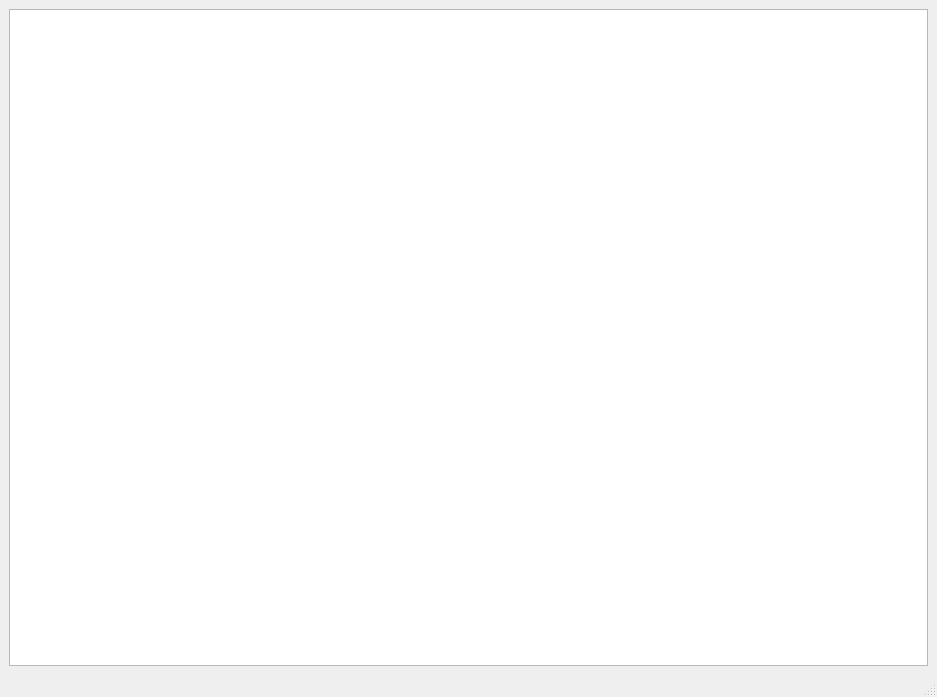
<?xml version="1.0" encoding="UTF-8"?>
<ui version="4.0">
 <class>MainWindow</class>
 <widget class="QMainWindow" name="MainWindow">
  <property name="geometry">
   <rect>
    <x>0</x>
    <y>0</y>
    <width>937</width>
    <height>697</height>
   </rect>
  </property>
  <property name="windowTitle">
   <string>MainWindow</string>
  </property>
  <widget class="QWidget" name="centralwidget">
   <layout class="QVBoxLayout" name="verticalLayout">
    <item>
     <widget class="CodeEditor" name="plainTextEdit"/>
    </item>
   </layout>
  </widget>
  <widget class="QMenuBar" name="menubar">
   <property name="geometry">
    <rect>
     <x>0</x>
     <y>0</y>
     <width>937</width>
     <height>26</height>
    </rect>
   </property>
  </widget>
  <widget class="QStatusBar" name="statusbar"/>
 </widget>
 <customwidgets>
  <customwidget>
   <class>CodeEditor</class>
   <extends>QPlainTextEdit</extends>
   <header location="global">../../codeeditor.hpp</header>
  </customwidget>
 </customwidgets>
 <resources/>
 <connections/>
</ui>
